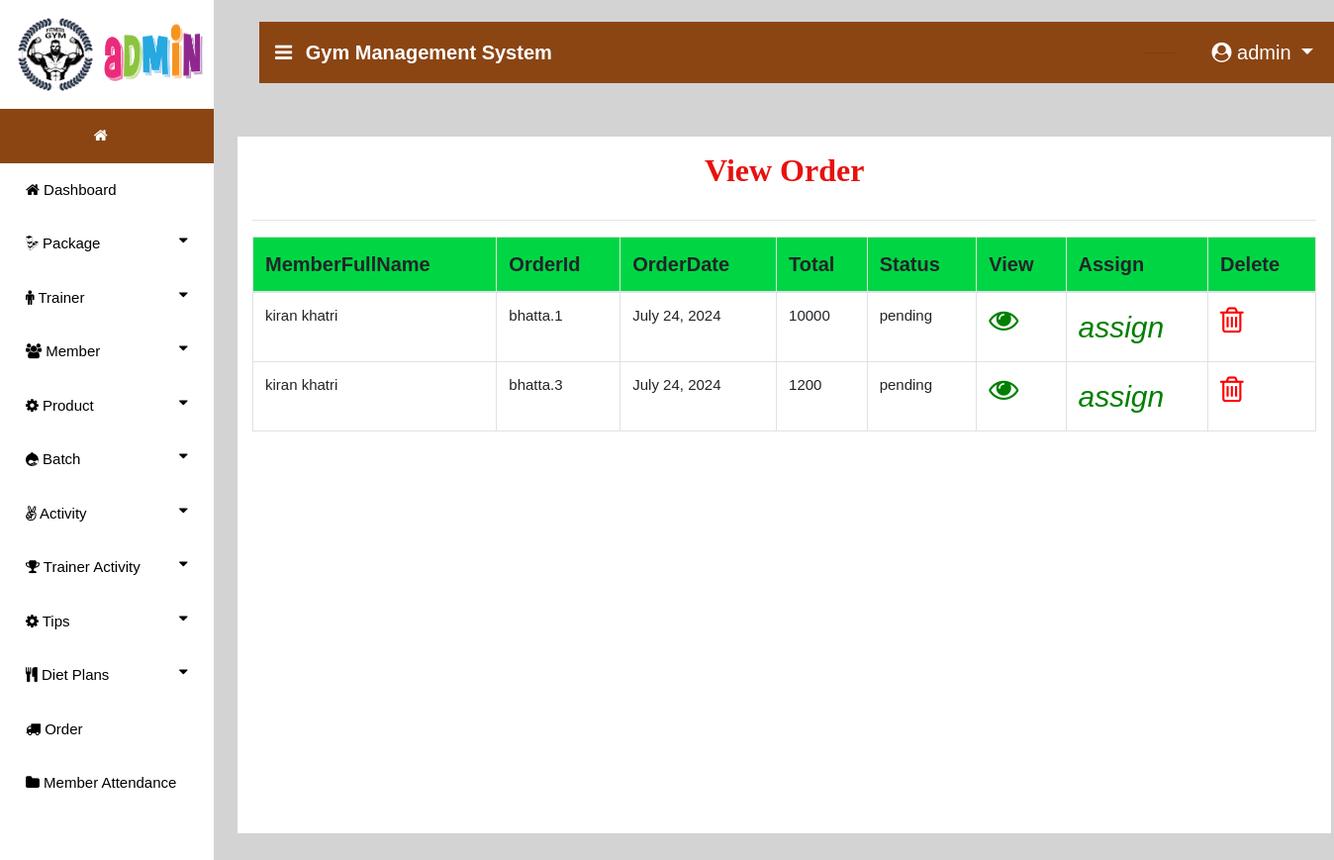
The page /view_order (signed in) on the database its author committed.
### gym/models.py (models this page shows, shortened)
class Booking(models.Model):
    status = models.ForeignKey(Status, on_delete=models.CASCADE, null=True)
    member = models.ForeignKey(Member, on_delete=models.CASCADE, null=True)
    booking_id = models.CharField(max_length=200,null=True)
    quantity = models.CharField(max_length=100,null=True)
    book_date = models.CharField(max_length=30, null=True)
    total = models.IntegerField(null=True)

class Member(models.Model):
    user = models.ForeignKey(User, on_delete=models.CASCADE, null=True)
    batch = models.ForeignKey(Batch, on_delete=models.CASCADE, null=True)
    contact = models.CharField(max_length=10, null=True)
    address = models.CharField(max_length=10, null=True)
    height = models.CharField(max_length=10, null=True)
    weight = models.CharField(max_length=10, null=True)
    doj = models.DateField(max_length=10, null=True)
    dob = models.DateField(max_length=10, null=True)
    image = models.FileField(null=True)

class Status(models.Model):
    status = models.CharField(max_length=30, null=True)

### gym/views.py (the view)
# urls.py: path('view_order', View_Order,name="view_order"),
def View_Order(request):
    book = Booking.objects.all()
    d = {'book':book}
    return render(request,'view_order.html',d)

### gym/templates/view_order.html (shortened to what this page needs)
{% extends 'navigation3.html' %}
{% block body1 %}
<div style="background-color:lightgrey;width:100%;height:800px;position:absolute">
<div class="container" style="margin-top:%;background:white;width:100%;height:88%">
<center><h2 style = "margin-top:2%;padding:15px;font-family : 'Monotype Corsiva' ; color : #E6120E ; font-weight : bold;margin-top:5%">View Order</h2></center><hr>
<table class="table table-bordered" id="myTable">
  <thead>
  <tr>
    <th>MemberFullName</th>
    <th>OrderId</th>
    <th>OrderDate</th>
    <th>Total</th>
    <th>Status</th>
    <th>View</th>
    <th>Assign</th>
    <th>Delete</th>
  </tr>
  </thead>
   <tbody>
{% for i in book %}
  <tr>
    <td>{{i.member.user.first_name}} {{i.member.user.last_name}}</td>
    <td>{{i.booking_id}}</td>
    <td>{{i.book_date}}</td>
    <td>{{i.total}}</td>
    <td>{{i.status.status}}</td>
    <td><a href="{% url 'order_detail' i.booking_id i.id %}"><i style="font-size:30px;color:green" class="fa fa-eye"></i></a></td>
    <td><a href="{% url 'status1' i.id %}"><i style="font-size:30px;color:green">assign</i></a></td>
    <td><a href="{% url 'delete_order' i.id %}"><i style="font-size:30px;color:red" class="fa fa-trash-o" onclick="return confirm('Are you sure?')"></i></a> </td>
  </tr>
   {% endfor %}
    </tbody>
</table>
 </div></div>
{% endblock %}

### gym/templates/navigation3.html (shortened to what this page needs)
{% extends 'navigation2.html' %}
{% block body %}
<nav class="navbar navbar-expand-lg navbar-light" style="margin-left:2%;margin-top:2%;width:99%;background-color:SaddleBrown">
  <a class="navbar-brand" href="#" style="color:white;font-weight:bold"><i class="fa fa-bars" style="margin-right:8px"></i> Gym Management System</a>
  {% if request.user.is_staff %}
     <div class="collapse navbar-collapse nav justify-content-end" id="navbarNavDropdown">
      <li class="nav-item dropdown" style="margin-right:3%;color:white;margin-left:600px">
        <a class="nav-link dropdown" style="margin-left:5%;color:white" href="#" id="navbarDropdown" role="button" data-toggle="dropdown" aria-haspopup="true">
        </a>
        <hr>
      </li>
  </div>
     {% endif %}
  <div class="collapse navbar-collapse nav justify-content-end" id="navbarNavDropdown">
      <li class="nav-item dropdown" style="margin-right:3%;color:white">
        <a class="nav-link dropdown-toggle" style="color:white;margin-left:5%" href="#" id="navbarDropdown" role="button" data-toggle="dropdown" aria-haspopup="true" aria-expanded="false">
          <i class="fa fa-user-circle"></i> {{request.user.username}}
        </a>
      </li>
  </div>
 </nav>
{% block body1 %}
{% endblock %}
{% endblock %}

### gym/templates/navigation2.html (style rules this page uses)
thead { background:#00d644; }
body { font-family: "Lato", sans-serif; }
body { margin:0;font-family:Arial }
.dropdown { float:right; }

### gym/templates/view_order.html (style rules this page uses)
td { font-size:15px; }

### rows shown on the page
Booking: member.user.first_name "kiran", member.user.last_name "khatri", booking_id "bhatta.1", book_date "July 24, 2024", total "10000", status.status "pending"
Booking: member.user.first_name "kiran", member.user.last_name "khatri", booking_id "bhatta.3", book_date "July 24, 2024", total "1200", status.status "pending"

### other values the page prints
{{ request.user.username }} "admin"
